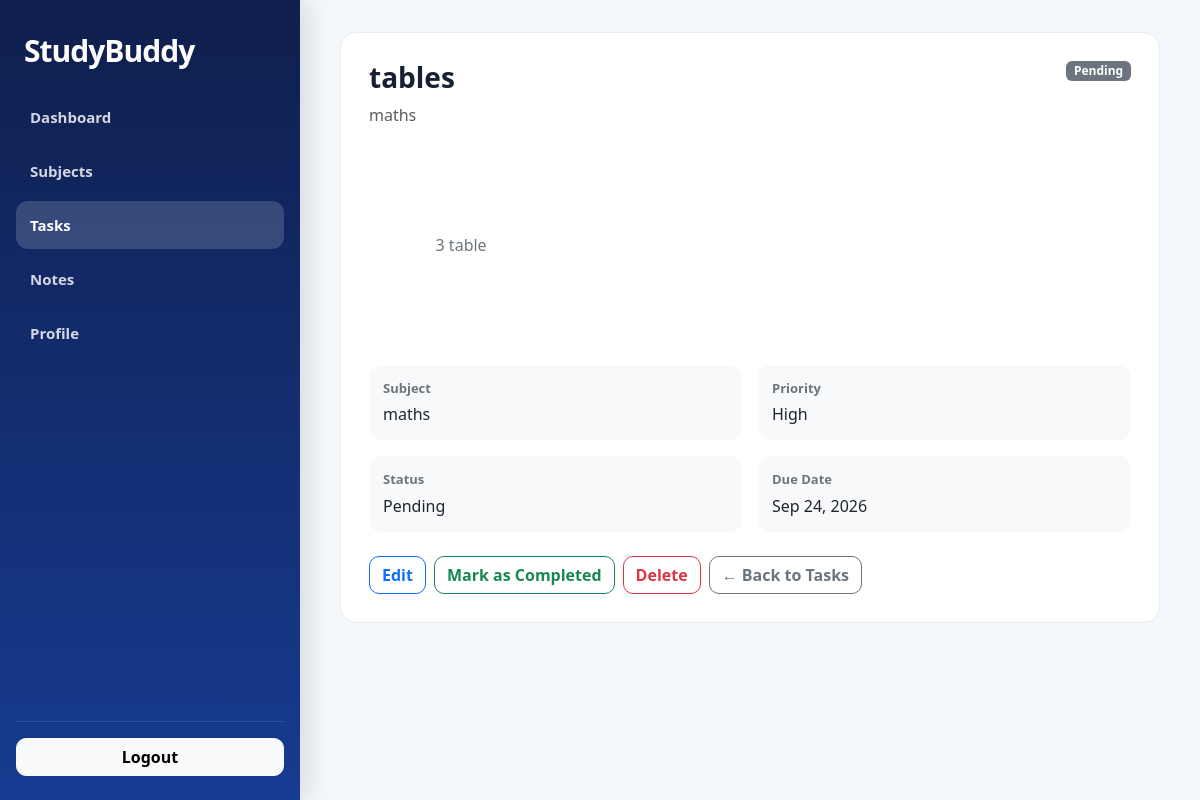
/tasks/4/ (signed in), run on the app's committed database.
### tasks/models.py (models this page shows, shortened)
class Task(models.Model):
    STATUS_CHOICES = [
        ('Pending', 'Pending'),
        ('In Progress', 'In Progress'),
        ('Completed', 'Completed'),
    ]
    PRIORITY_CHOICES = [
        ('Low', 'Low'),
        ('Medium', 'Medium'),
        ('High', 'High'),
    ]
    user = models.ForeignKey(
        settings.AUTH_USER_MODEL,
        on_delete=models.CASCADE,
        related_name='tasks'
    )
    subject = models.ForeignKey(
        'Subject',
        on_delete=models.CASCADE,
        related_name='tasks',
        null=True,
        blank=True
    )
    title = models.CharField(
        max_length=200
    )
    description = models.TextField(
        blank=True,
        default=''
    )
    category = models.CharField(
        max_length=50,
        default='General',
        blank=True
    )
    priority = models.CharField(
        max_length=10,
        choices=PRIORITY_CHOICES,
        default='Medium'
    )
    status = models.CharField(
        max_length=20,
        choices=STATUS_CHOICES,
        default='Pending'
    )
    due_date = models.DateField(
        null=True,
        blank=True
    )
    reminder_sent_at = models.DateTimeField(
        null=True,
        blank=True
    )
    created_at = models.DateTimeField(
        auto_now_add=True
    )
    updated_at = models.DateTimeField(
        auto_now=True
    )
    class Meta:
        ordering = [
            'due_date',
            'priority',
            'title'
        ]

class Subject(models.Model):
    user = models.ForeignKey(
        settings.AUTH_USER_MODEL,
        on_delete=models.CASCADE,
        related_name='subjects'
    )
    name = models.CharField(
        max_length=100
    )
    description = models.TextField(
        blank=True,
        default=''
    )
    created_at = models.DateTimeField(
        auto_now_add=True
    )
    updated_at = models.DateTimeField(
        auto_now=True
    )
    class Meta:
        ordering = ['name']

### tasks/views.py (the view)
@login_required
def task_detail(request, pk):
    task = get_object_or_404(
        Task,
        pk=pk,
        user=request.user
    )
    return render(
        request,
        'tasks/task_detail.html',
        {
            'task': task
        }
    )

### templates/tasks/task_detail.html (shortened to what this page needs)
{% extends 'base.html' %}
{% block content %}
<div class="task-detail">
    <div class="task-detail-card">
        <div class="d-flex flex-column flex-md-row justify-content-between align-items-md-start gap-3 mb-4">
            <div>
                <h2 class="task-detail-title">
                    {{ task.title }}
                </h2>
                {% if task.subject %}
                    <div class="text-muted">
                        {{ task.subject.name }}
                    </div>
                {% else %}
                    <div class="text-muted">
                        General
                    </div>
                {% endif %}
            </div>
            {% if task.status == "Completed" %}
                <span class="badge text-bg-success">
                    Completed
                </span>
            {% elif task.status == "In Progress" %}
                <span class="badge text-bg-primary">
                    In Progress
                </span>
            {% else %}
                <span class="badge text-bg-secondary">
                    Pending
                </span>
            {% endif %}
        </div>
        <div class="task-detail-description">
            {% if task.description %}
                {{ task.description }}
            {% else %}
                No description provided.
            {% endif %}
        </div>
        <div class="row g-3">
            <div class="col-12 col-md-6">
                <div class="detail-box">
                    <div class="detail-label">
                        Subject
                    </div>
                    <div class="detail-value">
                        {% if task.subject %}
                            {{ task.subject.name }}
                        {% else %}
                            General
                        {% endif %}
                    </div>
                </div>
            </div>
            <div class="col-12 col-md-6">
                <div class="detail-box">
                    <div class="detail-label">
                        Priority
                    </div>
                    <div class="detail-value">
                        {{ task.priority }}
                    </div>
                </div>
            </div>
            <div class="col-12 col-md-6">
                <div class="detail-box">
                    <div class="detail-label">
                        Status
                    </div>
                    <div class="detail-value">
                        {{ task.status }}
                    </div>
                </div>
            </div>
            <div class="col-12 col-md-6">
                <div class="detail-box">
                    <div class="detail-label">
                        Due Date
                    </div>
                    <div class="detail-value">
                        {% if task.due_date %}
                            {{ task.due_date|date:"M d, Y" }}
                        {% else %}
                            No due date
                        {% endif %}
                    </div>
                </div>
            </div>
        </div>
        <div class="task-actions">
            <a
                href="{% url 'task_edit' task.pk %}"
                class="btn btn-outline-primary"
            >
                Edit
            </a>
            {% if task.status != "Completed" %}
                <a
                    href="{% url 'task_complete' task.pk %}"
                    class="btn btn-outline-success"
                >
                    Mark as Completed
                </a>
            {% endif %}
            <a
                href="{% url 'task_delete' task.pk %}"
                class="btn btn-outline-danger"
            >
                Delete
            </a>
            <a
                href="{% url 'tasks' %}"
                class="btn btn-outline-secondary"
            >
                ← Back to Tasks
            </a>
        </div>
    </div>
</div>
{% endblock %}

### templates/base.html (style rules this page uses)
:root { --primary: #2563eb; --primary-dark: #1d4ed8; --background: #f4f7fb; --white: #ffffff; --text: #172033; --muted: #64748b; --border: #e2e8f0; --sidebar-width: 300px; --radius: 16px; --shadow: 0 10px 30px rgba(15, 23, 42, 0.08); }
* { box-sizing: border-box; }
html, body { width: 100%; min-height: 100%; margin: 0; padding: 0; overflow-x: hidden; }
body { font-family: "Segoe UI", Arial, sans-serif; background: var(--background); color: var(--text); }
a { text-decoration: none; }
.btn { border-radius: 10px; font-weight: 600; }

### templates/tasks/task_detail.html (style rules this page uses)
.task-detail { max-width: 900px; margin: 0 auto; }
.task-detail-card { background: #fff; border: 1px solid #e9ecef; border-radius: 16px; padding: 28px; }
.task-detail-title { font-size: 28px; font-weight: 700; margin-bottom: 8px; word-break: break-word; }
.task-detail-description { color: #6c757d; line-height: 1.7; white-space: pre-wrap; margin-bottom: 24px; }
.detail-label { font-size: 13px; font-weight: 600; color: #6c757d; margin-bottom: 4px; }
.detail-value { font-weight: 500; color: #212529; }
.detail-box { background: #f8f9fa; border-radius: 12px; padding: 14px; height: 100%; }
.task-actions { display: flex; gap: 8px; flex-wrap: wrap; margin-top: 24px; }

### data on the page
Task: title "tables", subject.name "maths", description "3 table", priority "High", status "Pending", due_date "Sep 24, 2026"
